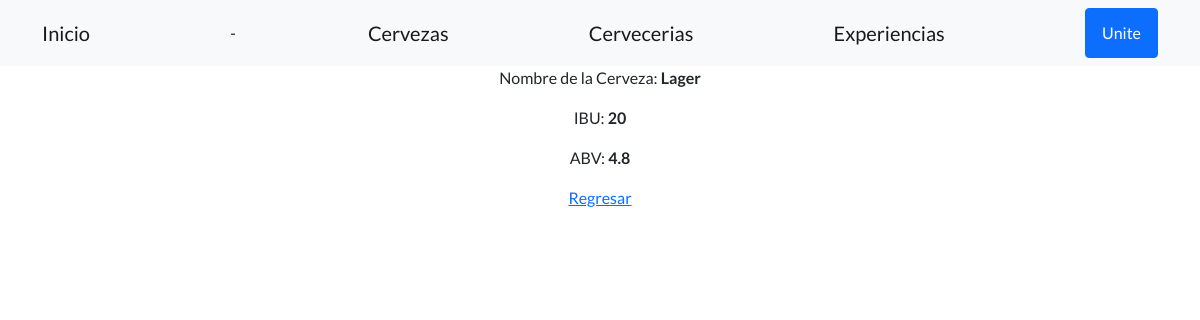
Page /Cerveblog/detalleCervezas/1 on the committed database.
### GrupoC/models.py (models this page shows, shortened)
class Cerveza(models.Model):
    nombre=models.CharField('nombre', max_length=40)
    IBU=models.IntegerField()
    grad_alcohol=models.FloatField('ABV (%)')

### GrupoC/views.py (the view)
# urls.py: path('detalleCervezas/<pk>', views.CervezaDetail.as_view(),name='Detail'),
class CervezaDetail (DetailView):
    model= Cerveza
    template_name = "GrupoC/cerveza_detail.html"

### GrupoC/Templates/GrupoC/cerveza_detail.html (shortened to what this page needs)
<!DOCTYPE html>
<html lang="en">
<head>
    {% load static %}
    <link href="https://cdn.jsdelivr.net/npm/bootstrap-icons@1.5.0/font/bootstrap-icons.css" rel="stylesheet" type="text/css" />
    <link href="{% static 'GrupoC/css/styles.css' %}" rel="stylesheet" />
</head>
</head>
<body>
    <nav class="navbar navbar-light bg-light static-top">
        <div class="container">
            <a class="navbar-brand" href="{% url 'Inicio' %}">Inicio</a>
            <li class="list-inline-item">-</li>
            <a class="navbar-brand" href="{% url 'List' %}">Cervezas</a>
            <a class="navbar-brand" href="{% url 'ListCerve' %}">Cervecerias</a>
            <a class="navbar-brand" href="{% url 'NewExp' %}">Experiencias</a>
            <a class="btn btn-primary" href="#signup">Unite</a>
        </div>
    </nav>
    <div class="text-center">
        <p>Nombre de la Cerveza: <b>{{ cerveza.nombre }}</b></p>
        <p>IBU: <b>{{ cerveza.IBU }}</b></p>
        <p>ABV: <b>{{ cerveza.grad_alcohol }}</b></p>
        <p>
            <a href="{% url 'List' %}">Regresar</a>
        </p>
    </div>
</body>
</html>

### rows in the picture
Cerveza: nombre "Lager", IBU "20", grad_alcohol "4.8"
